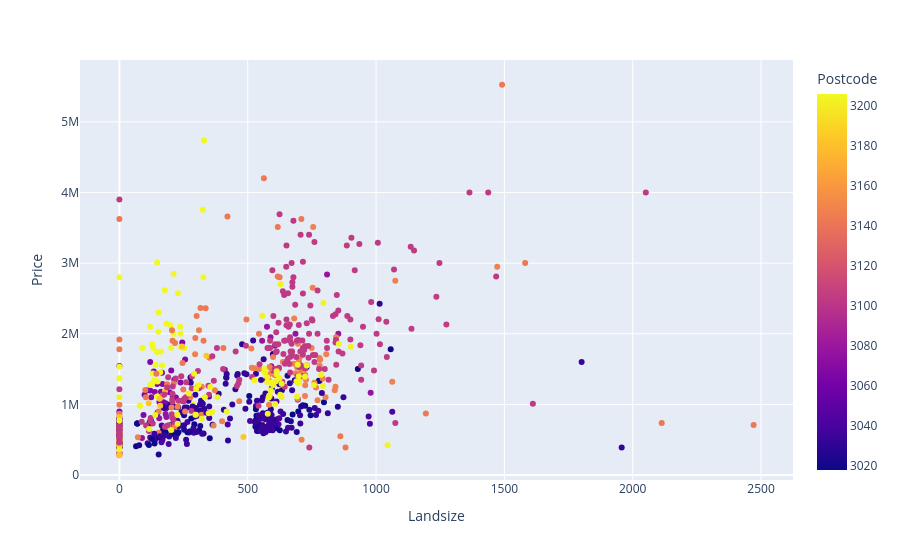

Notebook source saved alongside this figure:
### Code cell
fig = px.scatter(melb, x="Landsize", y="Price", color='Postcode', hover_data=[melb.index])
fig.show()

### Figure 1 — Plotly figure (JSON) as saved in the notebook; plotly's stock layout.template omitted (floating-point values rounded to 4 significant figures; data arrays with more than 128 entries replaced by an {"elided": "..."} marker saying what was removed)
{"data": [{"customdata": {"elided": "998x1 int values"}, "hovertemplate": "Landsize=%{x}<br>Price=%{y}<br>index=%{customdata[0]}<br>Postcode=%{marker.color}<extra></extra>", "legendgroup": "", "marker": {"color": {"elided": "998 int values"}, "coloraxis": "coloraxis", "symbol": "circle"}, "mode": "markers", "name": "", "orientation": "v", "showlegend": false, "type": "scatter", "x": {"elided": "998 int values"}, "xaxis": "x", "y": {"elided": "998 int values"}, "yaxis": "y"}], "layout": {"coloraxis": {"colorbar": {"title": {"text": "Postcode"}}, "colorscale": [[0, "#0d0887"], [0.1111, "#46039f"], [0.2222, "#7201a8"], [0.3333, "#9c179e"], [0.4444, "#bd3786"], [0.5556, "#d8576b"], [0.6667, "#ed7953"], [0.7778, "#fb9f3a"], [0.8889, "#fdca26"], [1, "#f0f921"]]}, "legend": {"tracegroupgap": 0}, "margin": {"t": 60}, "xaxis": {"anchor": "y", "domain": [0, 1], "title": {"text": "Landsize"}}, "yaxis": {"anchor": "x", "domain": [0, 1], "title": {"text": "Price"}}}}
